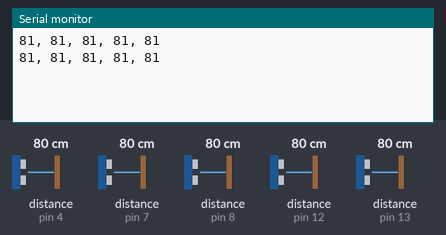
Recording of a sketch running on a simulated Arduino Uno, built with avr-gcc and run on an emulated ATmega328P. Parts: the last lines printed to the serial monitor. The test bench sets the inputs (shaded band); at power-on: distance to the obstacle (sensors on pin 4, pin 7, pin 8, pin 12, pin 13) 80 cm. The echo pulse lasts 58.3 µs per cm.

Above: at 1.8 s.
1.9 s: distance to the obstacle (sensor on pin 4) set to 120 cm
At 2.9 s:
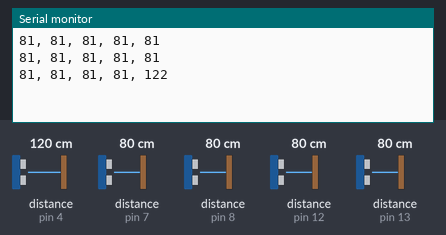
5.6 s: distance to the obstacle (sensor on pin 7) set to 2 cm
At 6.3 s:
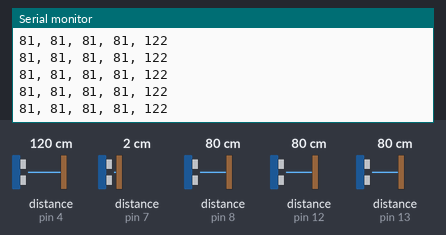
7.1 s: distance to the obstacle (sensor on pin 8) set to 2 cm
At 7.9 s:
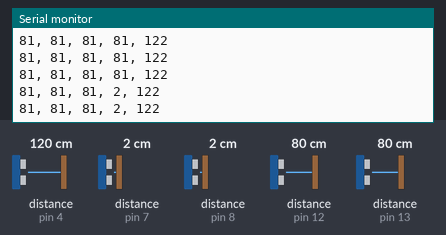
8.6 s: distance to the obstacle (sensor on pin 12) set to 2 cm
At 9.5 s:
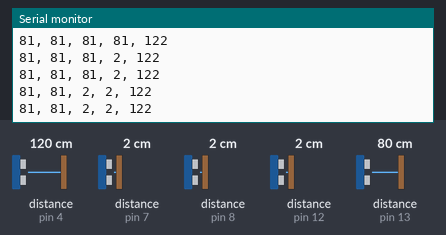
10.1 s: distance to the obstacle (sensor on pin 13) set to 2 cm
At 11.1 s:
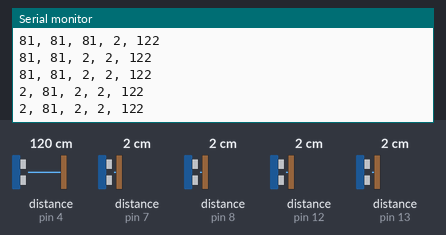
11.6 s: distance to the obstacle (sensor on pin 4) set to 2 cm
At 12.7 s:
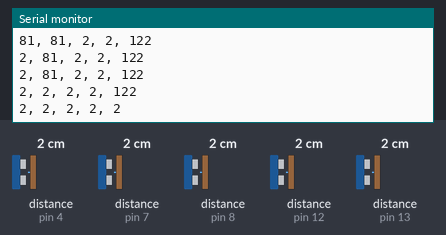
Timing chart, 0 to 14.1 s (numbered marks = the images above; inputs shaded):
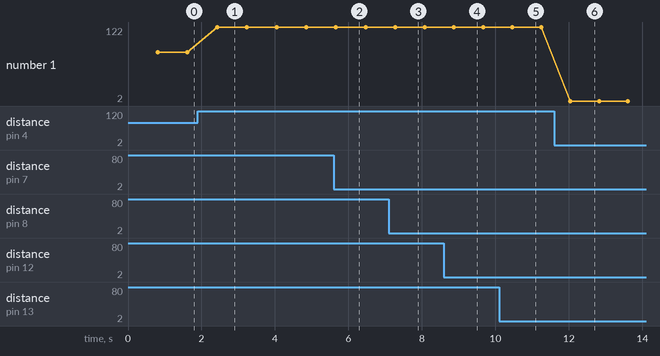

Measured:
- after the input at 1.9 s, the serial monitor: prints a new line after 0.52 s (image 1)
- after the input at 11.6 s, the serial monitor: prints a new line after 0.44 s (image 6)
- plotted number 1: 81 → 122 after the input at 1.9 s

The sketch:

back_sensors.ino
```cpp
// Transmits data from the 5 back sensors
// to RPi
// Numbering of sensors follow the diagram
#include <NewPing.h>

#define TRIGGER_PIN_4 11
#define ECHO_PIN_4 12
#define TRIGGER_PIN_5 10
#define ECHO_PIN_5 13
#define TRIGGER_PIN_6 9
#define ECHO_PIN_6 8
#define TRIGGER_PIN_7 6
#define ECHO_PIN_7 7
#define TRIGGER_PIN_8 5
#define ECHO_PIN_8 4

#define SENSOR_NUM 5
#define MAX_DISTANCE 200

// NewPing setup of pins and maximum distance
NewPing sonar_4(TRIGGER_PIN_4, ECHO_PIN_4, MAX_DISTANCE);
NewPing sonar_5(TRIGGER_PIN_5, ECHO_PIN_5, MAX_DISTANCE);
NewPing sonar_6(TRIGGER_PIN_6, ECHO_PIN_6, MAX_DISTANCE);
NewPing sonar_7(TRIGGER_PIN_7, ECHO_PIN_7, MAX_DISTANCE);
NewPing sonar_8(TRIGGER_PIN_8, ECHO_PIN_8, MAX_DISTANCE);

void setup() {
  Serial.begin(9600);
}

void loop() {
   delay(200);
   unsigned int distance_4 = sonar_4.convert_cm(sonar_4.ping_median());
   unsigned int distance_5 = sonar_5.convert_cm(sonar_5.ping_median());
   unsigned int distance_6 = sonar_6.convert_cm(sonar_6.ping_median());
   unsigned int distance_7 = sonar_7.convert_cm(sonar_7.ping_median());
   unsigned int distance_8 = sonar_8.convert_cm(sonar_8.ping_median());

   char *readings = (char*)malloc((SENSOR_NUM+1) * sizeof(int));
   sprintf(readings, "%u, %u, %u, %u, %u", distance_4, distance_5, distance_6, distance_7, distance_8);
   Serial.println(readings);
}
```
